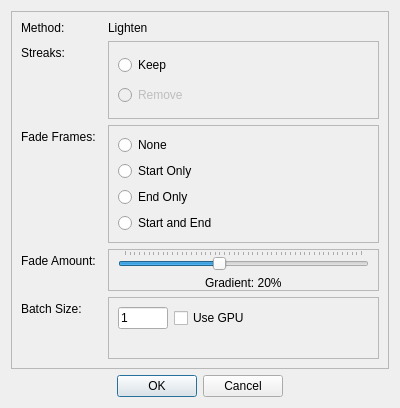
<?xml version="1.0" encoding="UTF-8"?>
<ui version="4.0">
 <class>Dialog_StackImages</class>
 <widget class="QDialog" name="Dialog_StackImages">
  <property name="geometry">
   <rect>
    <x>0</x>
    <y>0</y>
    <width>400</width>
    <height>408</height>
   </rect>
  </property>
  <property name="windowTitle">
   <string>Stack Images</string>
  </property>
  <layout class="QGridLayout" name="gridLayout">
   <item row="2" column="0" colspan="2" alignment="Qt::AlignHCenter">
    <widget class="QDialogButtonBox" name="buttonBox">
     <property name="orientation">
      <enum>Qt::Horizontal</enum>
     </property>
     <property name="standardButtons">
      <set>QDialogButtonBox::Cancel|QDialogButtonBox::Ok</set>
     </property>
    </widget>
   </item>
   <item row="0" column="0" colspan="2">
    <widget class="QFrame" name="frame">
     <property name="minimumSize">
      <size>
       <width>0</width>
       <height>250</height>
      </size>
     </property>
     <property name="frameShape">
      <enum>QFrame::StyledPanel</enum>
     </property>
     <property name="frameShadow">
      <enum>QFrame::Raised</enum>
     </property>
     <layout class="QFormLayout" name="formLayout">
      <property name="horizontalSpacing">
       <number>12</number>
      </property>
      <item row="0" column="0">
       <widget class="QLabel" name="label_method">
        <property name="text">
         <string>Method:</string>
        </property>
       </widget>
      </item>
      <item row="0" column="1">
       <widget class="QLabel" name="label_2">
        <property name="text">
         <string>Lighten</string>
        </property>
       </widget>
      </item>
      <item row="1" column="0">
       <widget class="QLabel" name="label_streaks">
        <property name="text">
         <string>Streaks:</string>
        </property>
       </widget>
      </item>
      <item row="1" column="1">
       <widget class="QFrame" name="frame_3">
        <property name="sizePolicy">
         <sizepolicy hsizetype="Preferred" vsizetype="MinimumExpanding">
          <horstretch>0</horstretch>
          <verstretch>0</verstretch>
         </sizepolicy>
        </property>
        <property name="frameShape">
         <enum>QFrame::StyledPanel</enum>
        </property>
        <property name="frameShadow">
         <enum>QFrame::Raised</enum>
        </property>
        <layout class="QVBoxLayout" name="verticalLayout_2">
         <property name="leftMargin">
          <number>9</number>
         </property>
         <property name="topMargin">
          <number>9</number>
         </property>
         <property name="rightMargin">
          <number>9</number>
         </property>
         <property name="bottomMargin">
          <number>9</number>
         </property>
         <item>
          <widget class="QRadioButton" name="radioButton_streaks_keep">
           <property name="text">
            <string>Keep</string>
           </property>
          </widget>
         </item>
         <item>
          <widget class="QRadioButton" name="radioButton_streaks_remove">
           <property name="enabled">
            <bool>false</bool>
           </property>
           <property name="text">
            <string>Remove</string>
           </property>
          </widget>
         </item>
        </layout>
       </widget>
      </item>
      <item row="3" column="0">
       <widget class="QLabel" name="label_fade">
        <property name="text">
         <string>Fade Frames:</string>
        </property>
       </widget>
      </item>
      <item row="3" column="1">
       <widget class="QFrame" name="frame_2">
        <property name="sizePolicy">
         <sizepolicy hsizetype="Preferred" vsizetype="MinimumExpanding">
          <horstretch>0</horstretch>
          <verstretch>0</verstretch>
         </sizepolicy>
        </property>
        <property name="frameShape">
         <enum>QFrame::StyledPanel</enum>
        </property>
        <property name="frameShadow">
         <enum>QFrame::Raised</enum>
        </property>
        <layout class="QVBoxLayout" name="verticalLayout">
         <property name="leftMargin">
          <number>9</number>
         </property>
         <property name="topMargin">
          <number>9</number>
         </property>
         <property name="rightMargin">
          <number>9</number>
         </property>
         <property name="bottomMargin">
          <number>9</number>
         </property>
         <item>
          <widget class="QRadioButton" name="radioButton_fade_none">
           <property name="text">
            <string>None</string>
           </property>
          </widget>
         </item>
         <item>
          <widget class="QRadioButton" name="radioButton_fade_start">
           <property name="text">
            <string>Start Only</string>
           </property>
          </widget>
         </item>
         <item>
          <widget class="QRadioButton" name="radioButton_fade_end">
           <property name="text">
            <string>End Only</string>
           </property>
          </widget>
         </item>
         <item>
          <widget class="QRadioButton" name="radioButton_fade_both">
           <property name="text">
            <string>Start and End</string>
           </property>
          </widget>
         </item>
        </layout>
       </widget>
      </item>
      <item row="4" column="0">
       <widget class="QLabel" name="label_fadeAmount">
        <property name="text">
         <string>Fade Amount:</string>
        </property>
       </widget>
      </item>
      <item row="4" column="1">
       <widget class="QFrame" name="frame_4">
        <property name="frameShape">
         <enum>QFrame::StyledPanel</enum>
        </property>
        <property name="frameShadow">
         <enum>QFrame::Raised</enum>
        </property>
        <layout class="QVBoxLayout" name="verticalLayout_3">
         <property name="leftMargin">
          <number>9</number>
         </property>
         <property name="topMargin">
          <number>0</number>
         </property>
         <property name="rightMargin">
          <number>9</number>
         </property>
         <property name="bottomMargin">
          <number>0</number>
         </property>
         <item>
          <widget class="QSlider" name="horizontalSlider_fade_amount">
           <property name="maximum">
            <number>50</number>
           </property>
           <property name="value">
            <number>20</number>
           </property>
           <property name="orientation">
            <enum>Qt::Horizontal</enum>
           </property>
           <property name="tickPosition">
            <enum>QSlider::TicksAbove</enum>
           </property>
          </widget>
         </item>
         <item alignment="Qt::AlignHCenter">
          <widget class="QLabel" name="label_fade_amount">
           <property name="text">
            <string>Gradient: 20%</string>
           </property>
          </widget>
         </item>
        </layout>
       </widget>
      </item>
      <item row="5" column="1">
       <widget class="QFrame" name="frame_6">
        <property name="frameShape">
         <enum>QFrame::StyledPanel</enum>
        </property>
        <property name="frameShadow">
         <enum>QFrame::Raised</enum>
        </property>
        <layout class="QVBoxLayout" name="verticalLayout_4">
         <item>
          <widget class="QFrame" name="frame_5">
           <property name="frameShape">
            <enum>QFrame::NoFrame</enum>
           </property>
           <property name="frameShadow">
            <enum>QFrame::Raised</enum>
           </property>
           <layout class="QHBoxLayout" name="horizontalLayout">
            <property name="leftMargin">
             <number>0</number>
            </property>
            <property name="topMargin">
             <number>0</number>
            </property>
            <property name="rightMargin">
             <number>0</number>
            </property>
            <property name="bottomMargin">
             <number>0</number>
            </property>
            <item>
             <widget class="QLineEdit" name="lineEdit_batchSize">
              <property name="minimumSize">
               <size>
                <width>50</width>
                <height>0</height>
               </size>
              </property>
              <property name="maximumSize">
               <size>
                <width>50</width>
                <height>16777215</height>
               </size>
              </property>
              <property name="text">
               <string>1</string>
              </property>
             </widget>
            </item>
            <item>
             <widget class="QCheckBox" name="checkBox_useGPU">
              <property name="text">
               <string>Use GPU</string>
              </property>
             </widget>
            </item>
           </layout>
          </widget>
         </item>
         <item>
          <widget class="QLabel" name="label_memory">
           <property name="text">
            <string/>
           </property>
           <property name="alignment">
            <set>Qt::AlignCenter</set>
           </property>
          </widget>
         </item>
        </layout>
       </widget>
      </item>
      <item row="5" column="0">
       <widget class="QLabel" name="label_batchSize">
        <property name="text">
         <string>Batch Size:</string>
        </property>
       </widget>
      </item>
     </layout>
    </widget>
   </item>
  </layout>
 </widget>
 <resources/>
 <connections>
  <connection>
   <sender>buttonBox</sender>
   <signal>accepted()</signal>
   <receiver>Dialog_StackImages</receiver>
   <slot>accept()</slot>
   <hints>
    <hint type="sourcelabel">
     <x>248</x>
     <y>254</y>
    </hint>
    <hint type="destinationlabel">
     <x>157</x>
     <y>274</y>
    </hint>
   </hints>
  </connection>
  <connection>
   <sender>buttonBox</sender>
   <signal>rejected()</signal>
   <receiver>Dialog_StackImages</receiver>
   <slot>reject()</slot>
   <hints>
    <hint type="sourcelabel">
     <x>316</x>
     <y>260</y>
    </hint>
    <hint type="destinationlabel">
     <x>286</x>
     <y>274</y>
    </hint>
   </hints>
  </connection>
 </connections>
</ui>
